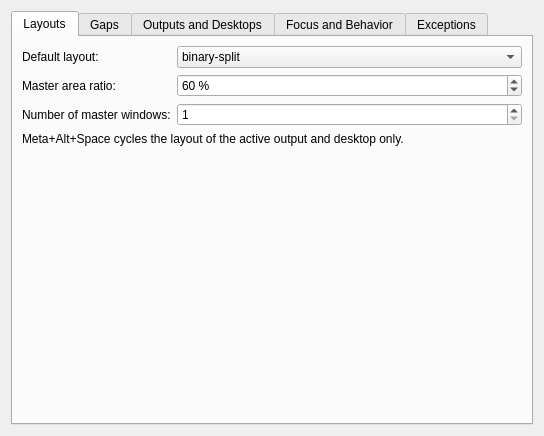
<?xml version="1.0" encoding="UTF-8"?>
<ui version="4.0">
 <class>KeirokitKdeConfig</class>
 <widget class="QWidget" name="KeirokitKdeConfig">
  <property name="windowTitle">
   <string>Keirokit KDE Configuration</string>
  </property>
  <layout class="QVBoxLayout" name="rootLayout">
   <item>
    <widget class="QTabWidget" name="settingsTabs">
     <widget class="QWidget" name="layoutsTab">
      <attribute name="title">
       <string>Layouts</string>
      </attribute>
      <layout class="QFormLayout" name="layoutsForm">
       <item row="0" column="0">
        <widget class="QLabel" name="layoutAlgorithmLabel">
         <property name="text">
          <string>Default layout:</string>
         </property>
         <property name="buddy">
          <cstring>kcfg_LayoutAlgorithm</cstring>
         </property>
        </widget>
       </item>
       <item row="0" column="1">
        <widget class="QComboBox" name="kcfg_LayoutAlgorithm">
         <item><property name="text"><string>binary-split</string></property></item>
         <item><property name="text"><string>master-stack</string></property></item>
         <item><property name="text"><string>columns</string></property></item>
         <item><property name="text"><string>rows</string></property></item>
         <item><property name="text"><string>monocle</string></property></item>
        </widget>
       </item>
       <item row="1" column="0">
        <widget class="QLabel" name="masterRatioLabel">
         <property name="text">
          <string>Master area ratio:</string>
         </property>
         <property name="buddy">
          <cstring>kcfg_MasterRatio</cstring>
         </property>
        </widget>
       </item>
       <item row="1" column="1">
        <widget class="QSpinBox" name="kcfg_MasterRatio">
         <property name="suffix"><string> %</string></property>
         <property name="minimum"><number>10</number></property>
         <property name="maximum"><number>90</number></property>
         <property name="value"><number>60</number></property>
        </widget>
       </item>
       <item row="2" column="0">
        <widget class="QLabel" name="masterCountLabel">
         <property name="text">
          <string>Number of master windows:</string>
         </property>
         <property name="buddy">
          <cstring>kcfg_MasterCount</cstring>
         </property>
        </widget>
       </item>
       <item row="2" column="1">
        <widget class="QSpinBox" name="kcfg_MasterCount">
         <property name="minimum"><number>1</number></property>
         <property name="maximum"><number>10</number></property>
         <property name="value"><number>1</number></property>
        </widget>
       </item>
       <item row="3" column="0" colspan="2">
        <widget class="QLabel" name="layoutCycleDescription">
         <property name="text">
          <string>Meta+Alt+Space cycles the layout of the active output and desktop only.</string>
         </property>
         <property name="wordWrap"><bool>true</bool></property>
        </widget>
       </item>
      </layout>
     </widget>
     <widget class="QWidget" name="gapsTab">
      <attribute name="title">
       <string>Gaps</string>
      </attribute>
      <layout class="QFormLayout" name="gapsForm">
       <item row="0" column="0">
        <widget class="QLabel" name="innerGapLabel">
         <property name="text"><string>Between windows:</string></property>
         <property name="buddy"><cstring>kcfg_InnerGap</cstring></property>
        </widget>
       </item>
       <item row="0" column="1">
        <widget class="QSpinBox" name="kcfg_InnerGap">
         <property name="suffix"><string> px</string></property>
         <property name="maximum"><number>200</number></property>
         <property name="value"><number>8</number></property>
        </widget>
       </item>
       <item row="1" column="0">
        <widget class="QLabel" name="outerGapTopLabel">
         <property name="text"><string>Outer — top:</string></property>
         <property name="buddy"><cstring>kcfg_OuterGapTop</cstring></property>
        </widget>
       </item>
       <item row="1" column="1">
        <widget class="QSpinBox" name="kcfg_OuterGapTop">
         <property name="suffix"><string> px</string></property>
         <property name="maximum"><number>200</number></property>
         <property name="value"><number>8</number></property>
        </widget>
       </item>
       <item row="2" column="0">
        <widget class="QLabel" name="outerGapRightLabel">
         <property name="text"><string>Outer — right:</string></property>
         <property name="buddy"><cstring>kcfg_OuterGapRight</cstring></property>
        </widget>
       </item>
       <item row="2" column="1">
        <widget class="QSpinBox" name="kcfg_OuterGapRight">
         <property name="suffix"><string> px</string></property>
         <property name="maximum"><number>200</number></property>
         <property name="value"><number>8</number></property>
        </widget>
       </item>
       <item row="3" column="0">
        <widget class="QLabel" name="outerGapBottomLabel">
         <property name="text"><string>Outer — bottom:</string></property>
         <property name="buddy"><cstring>kcfg_OuterGapBottom</cstring></property>
        </widget>
       </item>
       <item row="3" column="1">
        <widget class="QSpinBox" name="kcfg_OuterGapBottom">
         <property name="suffix"><string> px</string></property>
         <property name="maximum"><number>200</number></property>
         <property name="value"><number>8</number></property>
        </widget>
       </item>
       <item row="4" column="0">
        <widget class="QLabel" name="outerGapLeftLabel">
         <property name="text"><string>Outer — left:</string></property>
         <property name="buddy"><cstring>kcfg_OuterGapLeft</cstring></property>
        </widget>
       </item>
       <item row="4" column="1">
        <widget class="QSpinBox" name="kcfg_OuterGapLeft">
         <property name="suffix"><string> px</string></property>
         <property name="maximum"><number>200</number></property>
         <property name="value"><number>8</number></property>
        </widget>
       </item>
       <item row="5" column="0" colspan="2">
        <widget class="QCheckBox" name="kcfg_SmartGaps">
         <property name="text"><string>Remove outer gaps when few windows are tiled (smart gaps)</string></property>
         <property name="checked"><bool>false</bool></property>
        </widget>
       </item>
       <item row="6" column="0">
        <widget class="QLabel" name="smartGapsThresholdLabel">
         <property name="text"><string>Smart gaps threshold:</string></property>
         <property name="buddy"><cstring>kcfg_SmartGapsThreshold</cstring></property>
        </widget>
       </item>
       <item row="6" column="1">
        <widget class="QSpinBox" name="kcfg_SmartGapsThreshold">
         <property name="minimum"><number>1</number></property>
         <property name="maximum"><number>20</number></property>
         <property name="value"><number>1</number></property>
        </widget>
       </item>
      </layout>
     </widget>
     <widget class="QWidget" name="desktopsTab">
      <attribute name="title">
       <string>Outputs and Desktops</string>
      </attribute>
      <layout class="QVBoxLayout" name="desktopsLayout">
       <item>
        <widget class="QCheckBox" name="kcfg_EnforceOutputDesktopAssignments">
         <property name="text"><string>Show each desktop only on its assigned output</string></property>
         <property name="checked"><bool>true</bool></property>
        </widget>
       </item>
       <item>
        <widget class="QLabel" name="assignmentsDescription">
         <property name="text">
          <string>Each item uses output-name=desktops. Example: DP-2=1-4 and HDMI-A-1=5-8.</string>
         </property>
         <property name="wordWrap"><bool>true</bool></property>
        </widget>
       </item>
       <item>
        <widget class="KEditListWidget" name="kcfg_OutputDesktopAssignments">
         <property name="minimumSize"><size><width>500</width><height>150</height></size></property>
         <property name="toolTip"><string>Ranges and commas are supported: DP-2=1-4,7</string></property>
        </widget>
       </item>
       <item>
        <widget class="QLabel" name="overridesDescription">
         <property name="text">
          <string>Optional layout overrides use output-name:desktop=layout. Layout names: binary-split, master-stack, columns, rows, monocle.</string>
         </property>
         <property name="wordWrap"><bool>true</bool></property>
        </widget>
       </item>
       <item>
        <widget class="KEditListWidget" name="kcfg_LayoutOverrides">
         <property name="minimumSize"><size><width>500</width><height>130</height></size></property>
         <property name="toolTip"><string>Example: HDMI-A-1:7=monocle</string></property>
        </widget>
       </item>
      </layout>
     </widget>
     <widget class="QWidget" name="behaviorTab">
      <attribute name="title">
       <string>Focus and Behavior</string>
      </attribute>
      <layout class="QVBoxLayout" name="behaviorLayout">
       <item>
        <widget class="QCheckBox" name="kcfg_MouseFollowsFocus">
         <property name="text"><string>Move the cursor to the center of a tiled window when keyboard focus changes</string></property>
         <property name="checked"><bool>true</bool></property>
        </widget>
       </item>
       <item>
        <widget class="QCheckBox" name="kcfg_OpenAtCursor">
         <property name="text"><string>Open new windows in the output and layout region under the cursor</string></property>
         <property name="checked"><bool>true</bool></property>
        </widget>
       </item>
       <item>
        <widget class="QLabel" name="shortcutsDescription">
         <property name="text">
          <string>Toggle floating: Meta+Alt+F. Directional focus: Meta+Ctrl+Alt+H/J/K/L. Switch desktop: Meta+Shift+F1…F9. Move the window and follow it: Meta+Ctrl+Shift+F1…F9. Shortcuts can be changed on KDE's Global Shortcuts page.</string>
         </property>
         <property name="wordWrap"><bool>true</bool></property>
        </widget>
       </item>
       <item>
        <spacer name="behaviorSpacer">
         <property name="orientation"><enum>Qt::Vertical</enum></property>
         <property name="sizeHint" stdset="0"><size><width>20</width><height>40</height></size></property>
        </spacer>
       </item>
      </layout>
     </widget>
     <widget class="QWidget" name="exceptionsTab">
      <attribute name="title">
       <string>Exceptions</string>
      </attribute>
      <layout class="QVBoxLayout" name="exceptionsLayout">
       <item>
        <widget class="QLabel" name="denylistDescriptionLabel">
         <property name="text">
          <string>Each item is a case-insensitive regular expression matched against resourceClass, resourceName, and windowRole. Items starting with # or // are comments.</string>
         </property>
         <property name="wordWrap"><bool>true</bool></property>
        </widget>
       </item>
       <item>
        <widget class="KEditListWidget" name="kcfg_WindowDenylist">
         <property name="minimumSize"><size><width>500</width><height>260</height></size></property>
         <property name="toolTip"><string>Enter a regular expression, then press Enter or click Add.</string></property>
        </widget>
       </item>
      </layout>
     </widget>
    </widget>
   </item>
  </layout>
 </widget>
 <customwidgets>
  <customwidget>
   <class>KEditListWidget</class>
   <extends>QWidget</extends>
   <header>keditlistwidget.h</header>
  </customwidget>
 </customwidgets>
 <resources/>
 <connections/>
</ui>
